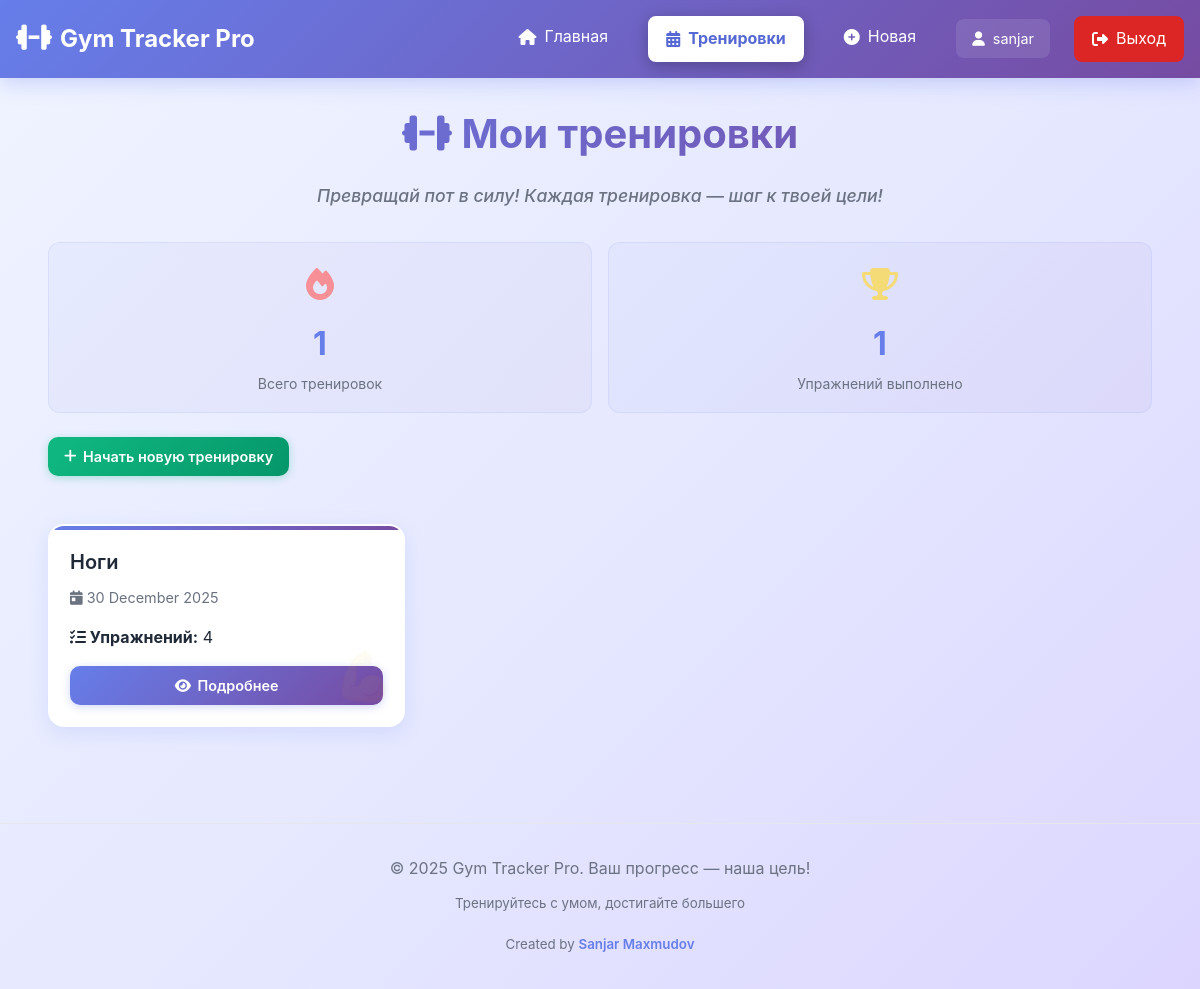
Page /workouts/ (signed in) on the earlier database version.
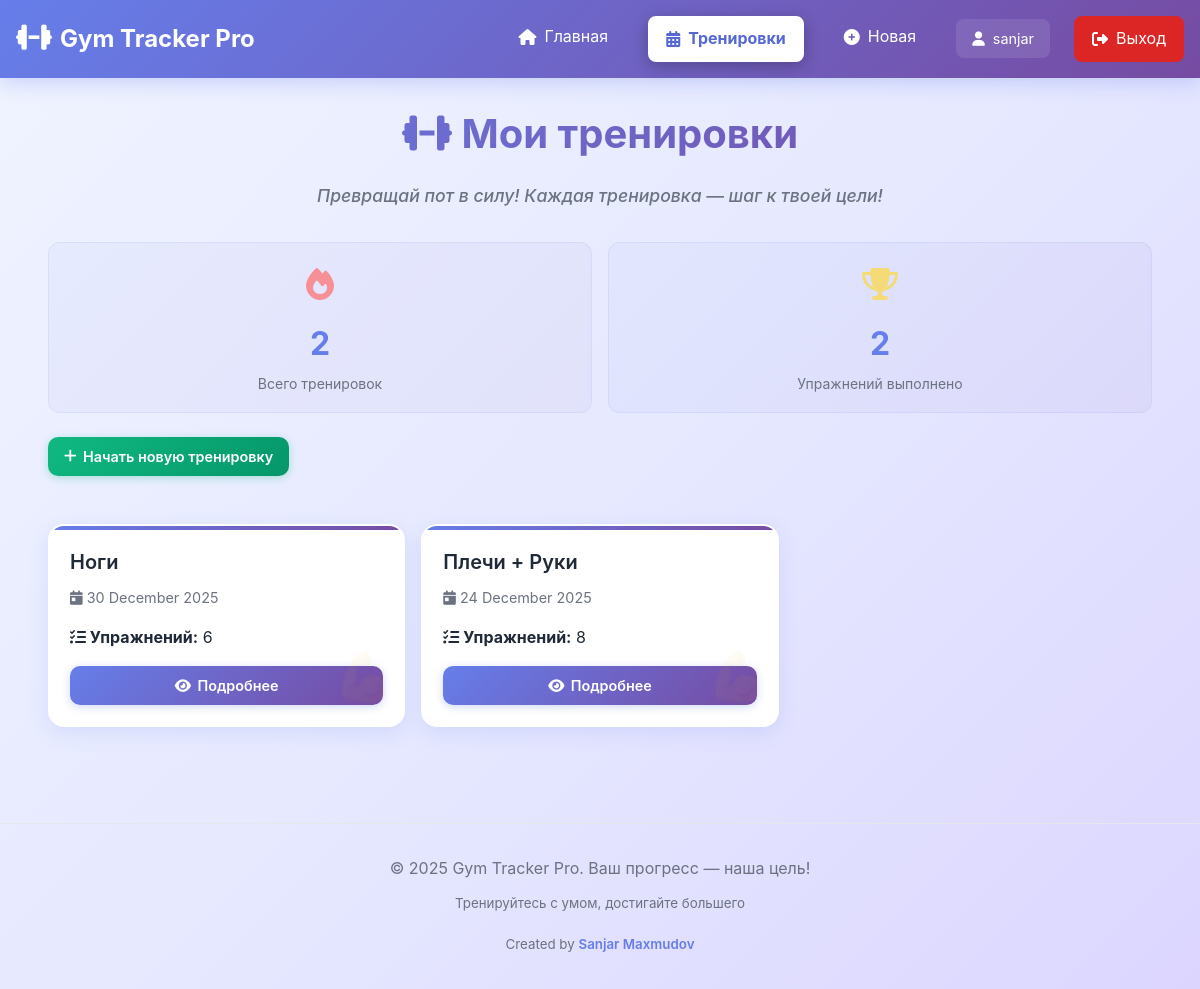
Same page on the later database version.
### workouts/models.py (models this page shows, shortened)
class WorkoutDay(models.Model):
    user = models.ForeignKey(User, on_delete=models.CASCADE, related_name='workouts', help_text='Пользователь', null=True, blank=True)
    date = models.DateField(default=timezone.now, help_text='Дата тренировки')
    name = models.CharField(max_length=200, blank=True, help_text='Опциональное название')
    categories = models.ManyToManyField(ExerciseCategory, blank=True, related_name='workouts', help_text='Выберите категории упражнений')
    notes = models.TextField(blank=True, help_text='Заметки о тренировке')
    class Meta:
        ordering = ['-date']

### workouts/views.py (the view)
# urls.py: path('workouts/', views.WorkoutDayListView.as_view(), name='workout-list'),
class WorkoutDayListView(LoginRequiredMixin, ListView):
    model = WorkoutDay
    template_name = 'workouts/workout_list.html'
    context_object_name = 'workouts'
    ordering = ['-date']
    paginate_by = 25
    def get_queryset(self):
        return WorkoutDay.objects.filter(user=self.request.user).order_by('-date')

### workouts/templates/workouts/workout_list.html (shortened to what this page needs)
{% extends 'base.html' %}
{% load static %}
{% block extra_css %}
<link rel="stylesheet" href="{% static 'css/workout_list.css' %}">
{% endblock %}
{% block content %}
<div class="fade-in">
    <div class="page-header">
        <h1 class="mb-2">
            <i class="fas fa-dumbbell workout-icon-pulse"></i> Мои тренировки
        </h1>
        <p class="motivation-text">Превращай пот в силу! Каждая тренировка — шаг к твоей цели!</p>
    </div>
    <div class="stats-grid">
        <div class="stat-card stat-card-workouts">
            <div class="stat-icon">
                <i class="fas fa-fire"></i>
            </div>
            <div class="stat-value">{{ workouts.count }}</div>
            <div class="stat-label">Всего тренировок</div>
        </div>
        <div class="stat-card stat-card-exercises">
            <div class="stat-icon">
                <i class="fas fa-trophy"></i>
            </div>
            <div class="stat-value">
                {% with total_exercises=workouts|length %}
                    {{ total_exercises }}
                {% endwith %}
            </div>
            <div class="stat-label">Упражнений выполнено</div>
        </div>
    </div>
    <a href="{% url 'create-workout' %}" class="btn btn-success mb-3">
        <i class="fas fa-plus"></i> Начать новую тренировку
    </a>
    {% if workouts %}
    <div class="workout-list-grid">
        {% for workout in workouts %}
        <div class="workout-card">
            <div class="workout-content">
                <div class="card-header">
                    {% if workout.name %}
                    <h3 class="workout-name-title">{{ workout.name }}</h3>
                    {% endif %}
                    <p class="workout-date">
                        <i class="fas fa-calendar-day"></i> {{ workout.date|date:"j E Y" }}
                    </p>
                </div>
                <div class="mb-2">
                    <p><strong><i class="fas fa-list-check"></i> Упражнений:</strong> {{ workout.workout_exercises.count }}</p>
                </div>
            </div>
            <a href="{% url 'workout-detail' workout.pk %}" class="btn btn-primary w-100">
                <i class="fas fa-eye"></i> Подробнее
            </a>
        </div>
        {% endfor %}
    </div>
    {% else %}
    <div class="empty-state">
        <i class="fas fa-dumbbell"></i>
        <h3>Нет тренировок</h3>
        <p>Начните свою первую тренировку прямо сейчас!</p>
    </div>
    {% endif %}
</div>
{% endblock %}

Differences in the rows shown:
computed for WorkoutDay "Ноги": workout_exercises.count "4" → "6"
added WorkoutDay: name "Плечи + Руки", date "24 December 2025", workout_exercises.count "8"
Other differences:
{{ workouts.count }}: "1" → "2"
{{ total_exercises }}: "1" → "2"
